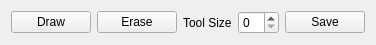
<?xml version="1.0" encoding="UTF-8"?>
<ui version="4.0">
 <class>drawToolWidget</class>
 <widget class="QWidget" name="drawToolWidget">
  <property name="geometry">
   <rect>
    <x>0</x>
    <y>0</y>
    <width>328</width>
    <height>43</height>
   </rect>
  </property>
  <property name="windowTitle">
   <string>Form</string>
  </property>
  <layout class="QGridLayout" name="gridLayout_2">
   <item row="0" column="0">
    <layout class="QGridLayout" name="gridLayout">
     <item row="0" column="1">
      <widget class="QPushButton" name="btnErase">
       <property name="text">
        <string>Erase</string>
       </property>
       <property name="checkable">
        <bool>true</bool>
       </property>
      </widget>
     </item>
     <item row="0" column="2">
      <widget class="QLabel" name="label">
       <property name="text">
        <string>Tool Size</string>
       </property>
      </widget>
     </item>
     <item row="0" column="0">
      <widget class="QPushButton" name="btnDraw">
       <property name="text">
        <string>Draw</string>
       </property>
       <property name="checkable">
        <bool>true</bool>
       </property>
      </widget>
     </item>
     <item row="0" column="3">
      <widget class="QSpinBox" name="spinBox"/>
     </item>
     <item row="0" column="4">
      <widget class="QPushButton" name="btnSave">
       <property name="text">
        <string>Save</string>
       </property>
      </widget>
     </item>
    </layout>
   </item>
  </layout>
 </widget>
 <resources/>
 <connections/>
</ui>
